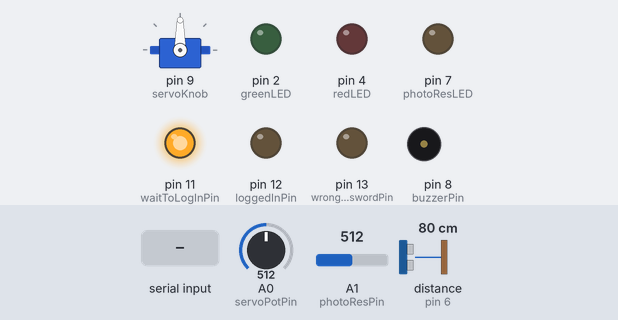
Simulated run of this sketch. Board: Arduino Uno, built with avr-gcc and run on an emulated ATmega328P. Shown: servo, output pins drawn as LEDs (lit = HIGH), buzzer (waves = sounding). Dashed ring = blinking. Inputs (shaded band) come from the test bench; at power-on: A0 (servoPotPin) = 512, A1 (photoResPin) = 512, distance to the obstacle (sensor on pin 6) 80 cm. The echo pulse lasts 58.3 µs per cm; pins used as bus, display or sensor lines are not drawn.

Above: at 1.2 s.
1.3 s: "d" received over Serial
At 1.7 s:
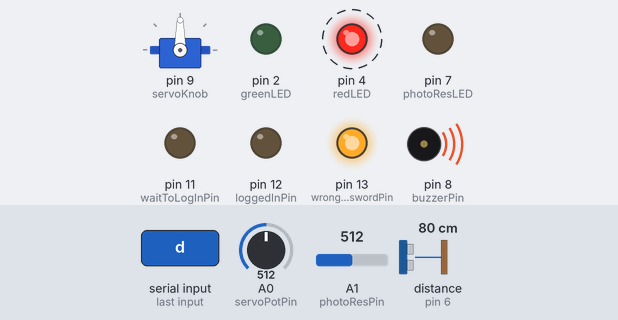
4.3 s: "1" received over Serial
At 7.4 s:
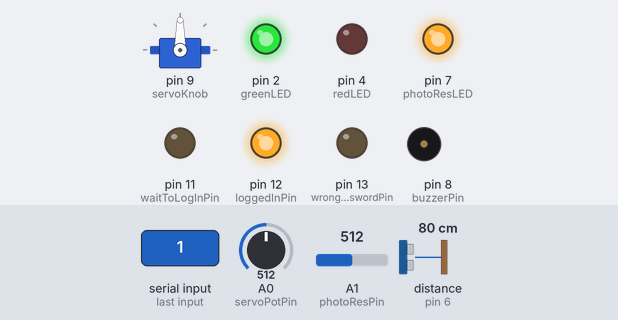
Timing chart, 0 to 8.9 s (numbered marks = the images above; inputs shaded):
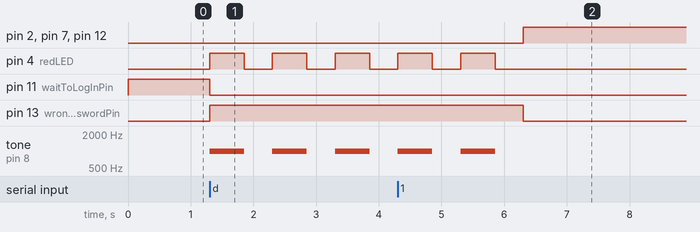

Measured:
- after the input at 1.3 s, pin 4 (redLED): alternates HIGH for 0.55 s and LOW for 0.45 s, starting at once; pin 11 (waitToLogInPin): HIGH → LOW at once; pin 13 (wrongPasswordPin): LOW → HIGH at once; tone on pin 8 (buzzerPin): alternates 1000 Hz for 0.55 s and silent for 0.45 s, starting at once
- after the input at 4.3 s, pin 2 (greenLED), pin 7 (photoResLED), pin 12 (loggedInPin): LOW → HIGH after 2.0 s; pin 11 (waitToLogInPin): stays LOW (without the input it goes to HIGH after 2.0 s)

The sketch:

smart_house.ino
```cpp
#include <Servo.h>

// Login pins
const int greenLED = 2;
const int redLED = 4;
const int buzzerPin = 8;
// PhotoRes pins
const int photoResPin = A1;
const int photoResLED = 7;
// Servo pins
const int servoPotPin = A0;
// Ultrasonic sensor pins
const int trigPin = 5;
const int echoPin = 6;
// State pins
const int waitToLogInPin = 11;
const int loggedInPin = 12;
const int wrongPasswordPin = 13;

// States
enum state {
  waitToLogIn,
  loggedIn,
  wrongPassword
};
state curr_state;

// Variables
int photoResVoltage = 0;
int wrongPassCnt = 0;
long uvDuration;
int uvDistance;
int buzzerTime = 0;

// Servo
Servo servoKnob;
int servoVoltage;

void setup() {
  Serial.begin(9600);

  // Log in pin setup.
  pinMode(2, OUTPUT);
  pinMode(4, OUTPUT);
  pinMode(9, OUTPUT);

  // PhotoRes pin setup.
  pinMode(A1, INPUT);
  pinMode(7, OUTPUT);

  // Servo setup.
  servoKnob.attach(9);

  // UV sensor setup.
  pinMode(6, INPUT);
  pinMode(5, OUTPUT);

  // State pin setup.
  pinMode(11, OUTPUT);
  pinMode(12, OUTPUT);
  pinMode(13, OUTPUT);

  // Start state
  curr_state = waitToLogIn;
}

void manageStateLEDs() {
  digitalWrite(waitToLogInPin, LOW);
  digitalWrite(loggedInPin, HIGH);
  digitalWrite(wrongPasswordPin, LOW);
}

void managePhotoResLED() {
  photoResVoltage = analogRead(photoResPin);
  photoResVoltage = 255 - map(photoResVoltage, 0, 1023, 0, 255);
  analogWrite(photoResLED, photoResVoltage);
}

void manageServo() {
  servoVoltage = analogRead(servoPotPin);
  servoVoltage = map(servoVoltage, 0, 1023, 0, 180);
  servoKnob.write(servoVoltage);
  delay(15);
}

void manageUVSensor() {
  // Clear trig pin.
  digitalWrite(trigPin, LOW);
  delayMicroseconds(2);

  // Set the trig pin on HIGH
  digitalWrite(trigPin, HIGH);
  delayMicroseconds(10);
  digitalWrite(trigPin, LOW);

  // Read the echoPin and calculate the distance (cm).
  uvDuration = pulseIn(echoPin, HIGH);
  uvDistance = uvDuration * 0.034 / 2;

  // Turn the buzzer if distance is less than 10cm.
  if (uvDistance < 10) {
    tone(buzzerPin, 1000);
  } else {
    noTone(buzzerPin);
  }
}

void loop() {
  switch (curr_state) {

    case waitToLogIn: {
      // State LED.
      digitalWrite(waitToLogInPin, HIGH);
      digitalWrite(loggedInPin, LOW);
      digitalWrite(wrongPasswordPin, LOW);

      // Reset.
      digitalWrite(redLED, LOW);
      digitalWrite(greenLED, LOW);

      // Check if there is information about logging.
      if (Serial.available() > 0) {
        char enter_house = Serial.read();
        if (enter_house == '1') {
          curr_state = loggedIn;
        } else {
          curr_state = wrongPassword;
          wrongPassCnt = 0;
        }
      }
    } break;

    case loggedIn: {
      // Turn on Green LED.
      digitalWrite(greenLED, HIGH);

      // Manage smart house.
      manageStateLEDs();
      managePhotoResLED();
      manageServo();
      manageUVSensor();
    } break;

    case wrongPassword: {
      // State LED.
      digitalWrite(waitToLogInPin, LOW);
      digitalWrite(loggedInPin, LOW);
      digitalWrite(wrongPasswordPin, HIGH);

      // Turn on buzzer and blink LED.
      if (buzzerTime <= 500) {
        tone(buzzerPin, 1000);
        digitalWrite(redLED, HIGH);
      } else {
        noTone(buzzerPin);
        digitalWrite(redLED, LOW);
      }
      delay(50);
      buzzerTime = (buzzerTime + 50) % 1000;

      // End with this state after 5 loops.
      wrongPassCnt++;
      if (wrongPassCnt == 100) {
        curr_state = waitToLogIn;
      }
    } break;
  }

}
```
